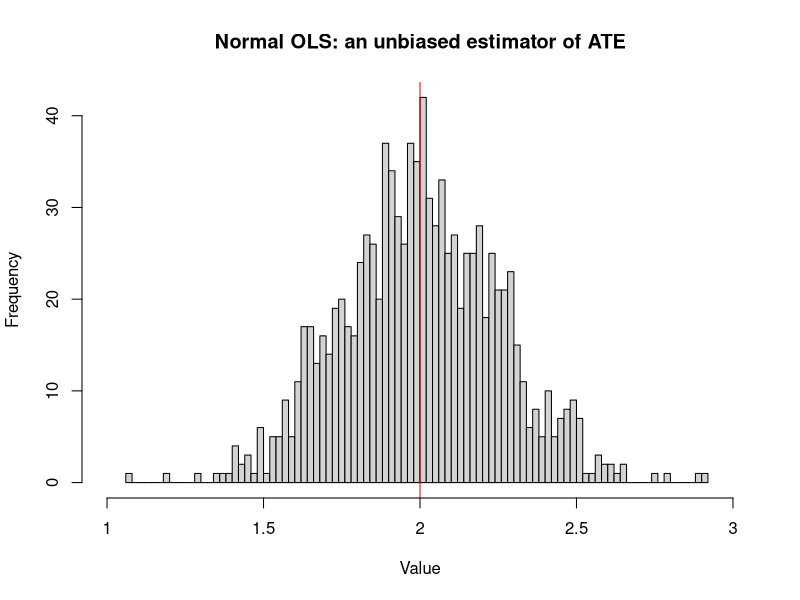
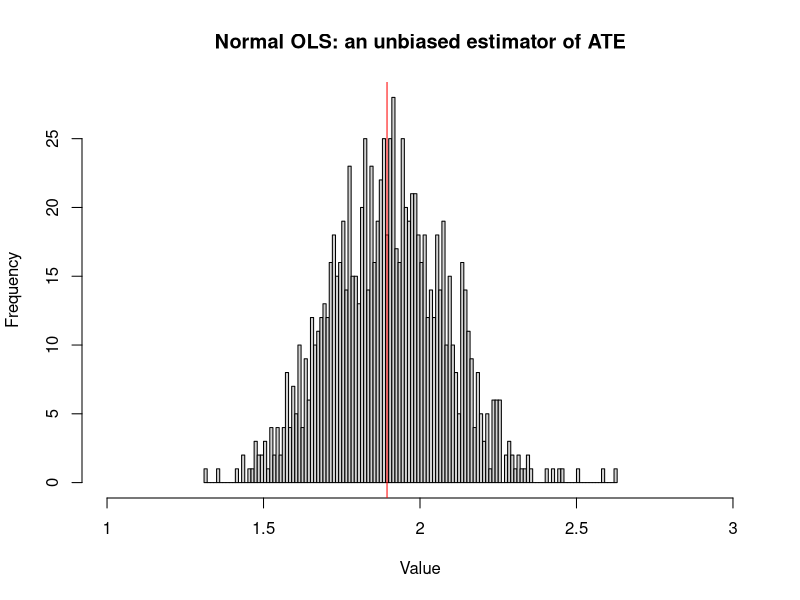
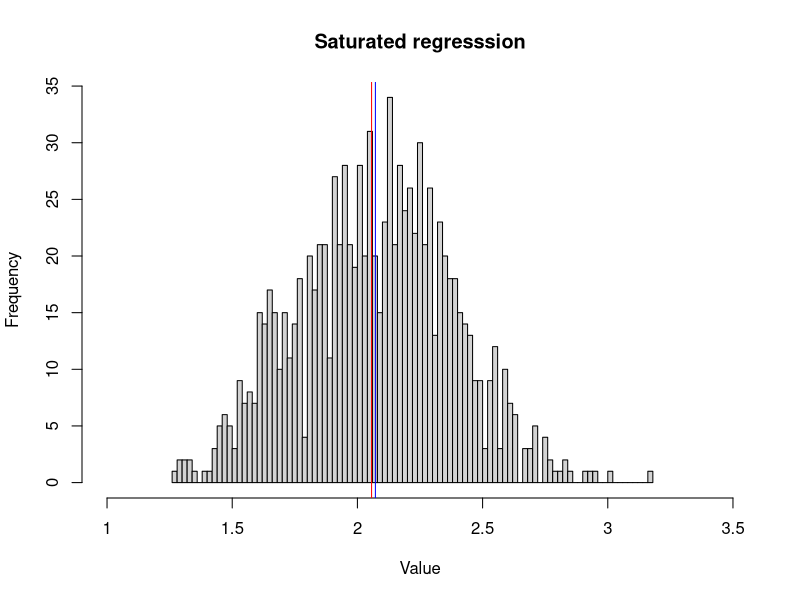
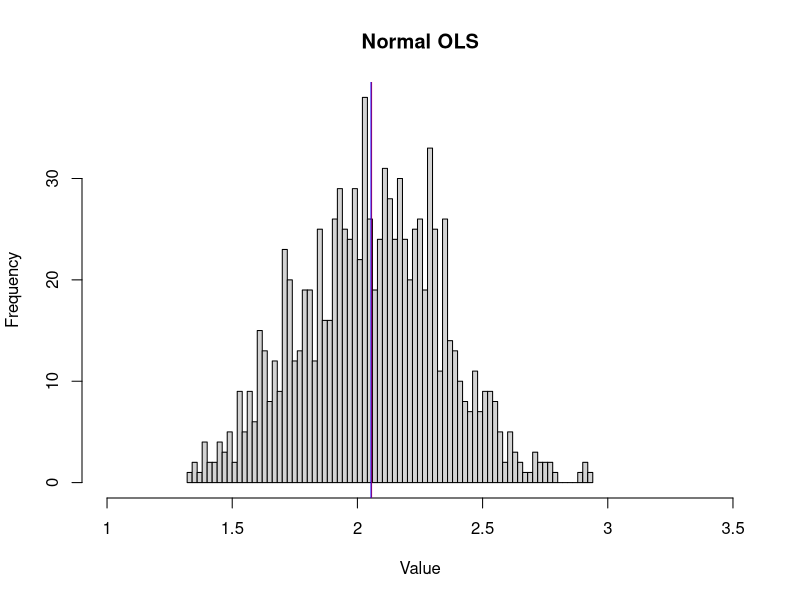
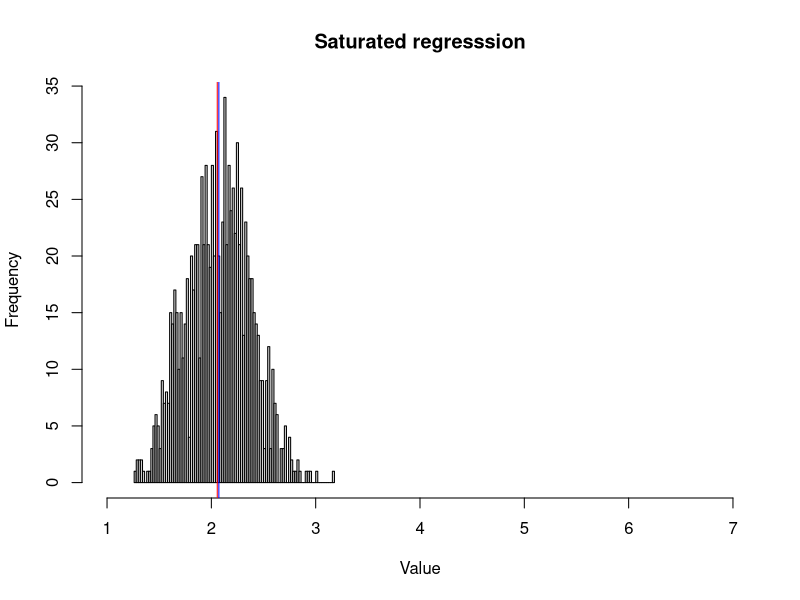
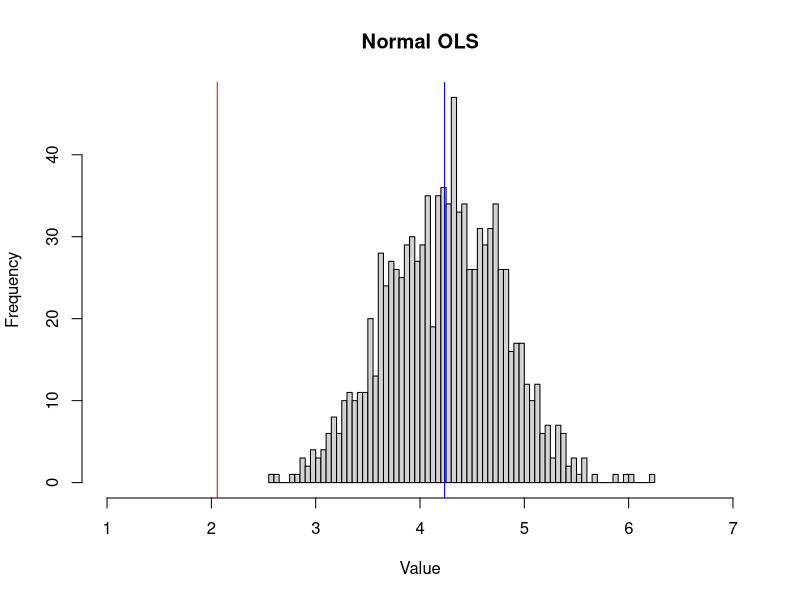
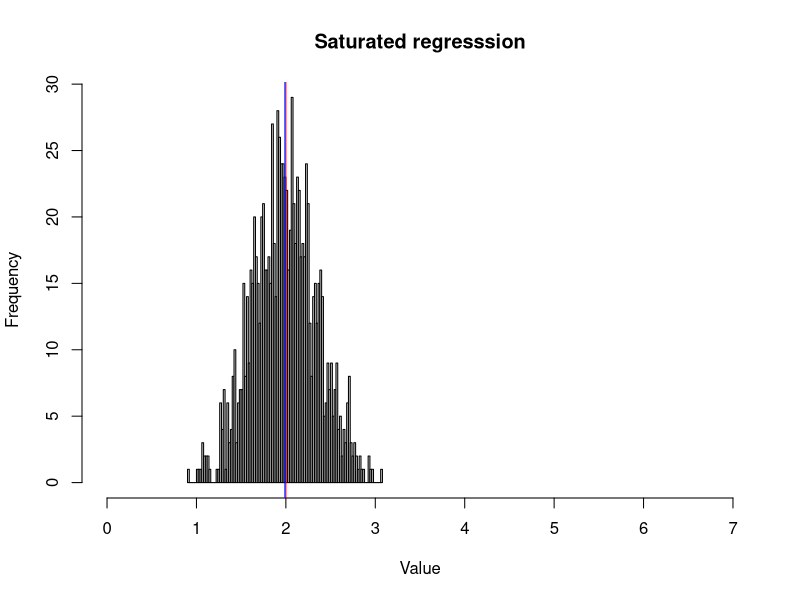
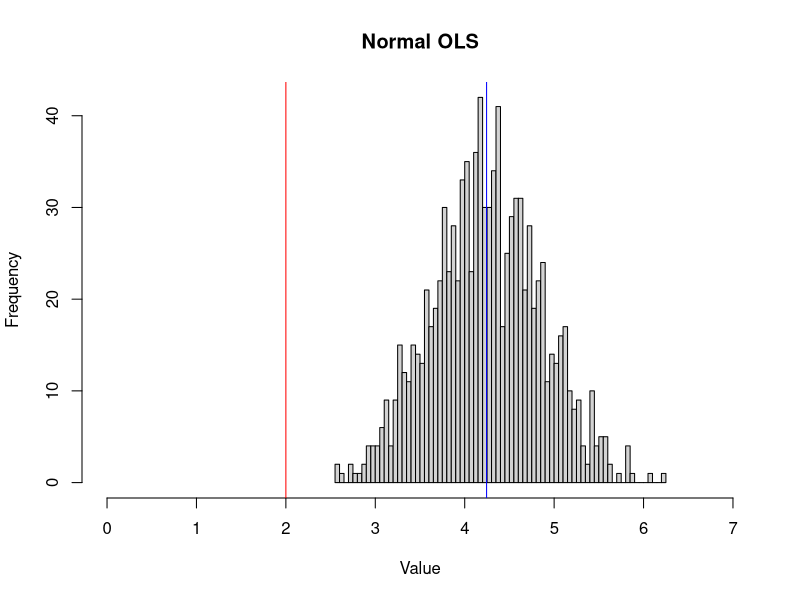

Generate these figures, in order, with R:
## ---- chunk 1
knitr::opts_chunk$set(echo = TRUE, #cache = TRUE, 
                      fig.align = "center", fig.width = 7, fig.height = 4)
## ---- chunk 2
library(tidyverse)
## ---- chunk 3
N <- 1000
M <- 1000
## ---- chunk 4
set.seed(123)
b <- 2 # treatment effect (constant across all units)
e <- rnorm(mean = 0, sd = 4, n = N)
# potential outcomes
y1 <- b + e
y0 <- e
# treatment asignment
x <- sample(0:1, prob = c(1, 1), size = N, replace = TRUE)
# observed outcomes
y <- ifelse(x == 1, y1, y0)
## ---- chunk 5
mod1 <- lm(y ~ x)
coefficients(summary(mod1))
## ---- chunk 6
mean(y[x == 1]) - mean(y[x == 0])
## ---- chunk 7
# create function
sim_reg_diff_mean <- function(.y1, .y0) {
  # random assignment of treatment
  x <- sample(0:1, prob = c(1, 1), size = N, replace = TRUE)
  # observed y
  y <- ifelse(x == 1, .y1, .y0)
  # regression
  mod <- lm(y ~ x)
  # diff-in-means
  dif <- mean(y[x == 1]) - mean(y[x == 0])
  return( c(mod$coef[2], dif) )
}

set.seed(123)
# simulation 
# use replicate and generated data above
res <- replicate(n = M, sim_reg_diff_mean(y1, y0))
# two estimators are the same
all.equal(res[1, ], res[2, ])
## ---- chunk 8
xup <- 3
xdown <- 1
{
  hist(res[1, ], breaks = 100, xlab = "Value", main = "", xlim = c(xdown, xup), xaxt = "n")
  axis(1, at = seq(xdown, xup, by = 0.5), labels = seq(xdown, xup, by = 0.5))
  abline(v = 2, col = "red")
  title(main = "Normal OLS: an unbiased estimator of ATE")
}
## ---- chunk 9
rmse1 <- apply(res, 1, function(x) sqrt(mean((x - 2)^2)))
## ---- chunk 10
set.seed(123)
# this time with different error term structure
e1 <- rnorm(mean = 0, sd = 4, n = N)
e0 <- rnorm(mean = 0, sd = 4, n = N)
# potential outcomes
y1 <- b + e1
y0 <- e0
# treatment asignment
x <- sample(0:1, prob = c(1, 1), size = N, replace = TRUE)
# observed outcomes
y <- ifelse(x == 1, y1, y0)
## ---- chunk 11
mean(y[x == 1]) - mean(y[x == 0])
## ---- chunk 12
mod1 <- lm(y ~ x)
coefficients(summary(mod1))
## ---- chunk 13
set.seed(123)
# simulation 
# use replicate and generated data
res <- replicate(n = M, sim_reg_diff_mean(y1, y0))
# two estimators are the same
all.equal(res[1, ], res[2, ])
## ---- chunk 14
xup <- 3
xdown <- 1
{
  hist(res[1, ], breaks = 100, xlab = "Value", main = "", xlim = c(xdown, xup), xaxt = "n")
  axis(1, at = seq(xdown, xup, by = 0.5), labels = seq(xdown, xup, by = 0.5))
  abline(v = mean(y1 - y0), col = "red")
  title(main = "Normal OLS: an unbiased estimator of ATE")
}
## ---- chunk 15
rmse2 <- apply(res, 1, function(x) sqrt(mean((x - mean(y1 - y0))^2)))
## ---- chunk 16
set.seed(123)
b1 <- 2
# control variables
lenx2 <- 5 # 1 to 5
lenx3 <- 4 # 1 to 3
lenx4 <- 3 # 1 to 4
lenx5 <- 4 # 1 to 4
# probability of covariates
probx2 <- sample(1:5, size = lenx2, replace = TRUE)
probx3 <- sample(1:5, size = lenx3, replace = TRUE)
probx4 <- sample(1:5, size = lenx4, replace = TRUE)
probx5 <- sample(1:5, size = lenx5, replace = TRUE)
# generate covariates
x2 <- sample(1:lenx2, prob = probx2, size = N, replace = TRUE)
x3 <- sample(1:lenx3, prob = probx3, size = N, replace = TRUE)
x4 <- sample(1:lenx4, prob = probx4, size = N, replace = TRUE)
x5 <- sample(1:lenx5, prob = probx5, size = N, replace = TRUE)
raw_mat <- cbind(x2, x3)
# different error term structure
e1 <- rnorm(mean = 0, sd = 4, n = N)
e0 <- rnorm(mean = 0, sd = 4, n = N)
## ---- chunk 17
# possible combination of control variables
comb <- expand.grid(1:lenx2, 1:lenx3)#, 1:lenx4)#, 1:lenx5)
colnames(comb) <- c("x2", "x3")#, "x4")#, "x5")
# create unique ID for each combination
comb <- cbind(comb, id = 1:nrow(comb))
# control variables for each observation is mapped to IDs
comb_join <- inner_join(data.frame(x2 = x2, x3 = x3), data.frame(comb), 
                        by = c("x2" = "x2", "x3" = "x3"))
# create a matrix of dummy variables
matXs <- matrix(0, nrow = N, ncol = nrow(comb))

for (i in 1:nrow(comb_join)){
	.id <- comb_join$id[i]
	matXs[i, .id] <- 1
}
## ---- chunk 18
# potential outcomes
y1 <- e1 + b1 + 3 * x2 + -2 * x3# + b4 * x4 # + b5 * x5
y0 <- e0 + 3 * x2 + -2 * x3# + b4 * x4 # + b5 * x5

# random assignment of treatment
# p <- apply(raw_mat, 1, sum)/max(apply(raw_mat, 1, sum) + 1)
p <- 1 / (1 + exp(raw_mat[, 1] - 0.5 * raw_mat[, 2] + 0.25))
x <- as.numeric(runif(length(p)) < p)
df <- data.frame(x = x, matXs)
# observed y
y <- ifelse(x == 1, y1, y0)
# regression
mod <- lm(y ~ . -1, df); coef(mod)[1]
# normal OLS
df <- data.frame(x = x, raw_mat)
mod2 <- lm(y ~ ., df); coef(mod2)[2]
mean(y1 - y0)
## ---- chunk 19
# create function
sim_reg_saturated <- function(.y1, .y0, .mat, .N, .raw) {
  # random assignment of treatment
  # .p <- apply(.raw, 1, sum)/max(apply(.raw, 1, sum) + 1)
  .p <- 1 / (1 + exp(.raw[, 1] - 0.5 * .raw[, 2] + 0.25))
  x <- as.numeric(runif(length(.p)) < .p)
  df <- data.frame(x = x, .mat)
  # observed y
  y <- ifelse(x == 1, .y1, .y0)
  # satruated regression
  mod <- lm(y ~ . -1, df)

  # normal regression
  df2 <- data.frame(x = x, .raw)
  mod2 <- lm(y ~ ., df2)

  return( c(mod$coef[1], mod2$coef[2]) )
}

set.seed(123)
# simulation
# use replicate and generated data above
res <- replicate(n = M, sim_reg_saturated(y1, y0, matXs, N, raw_mat))
## ---- chunk 20
xup <- 3.5
xdown <- 1
{
  hist(res[1, ], breaks = 100, xlab = "Value", main = "", xlim = c(xdown , xup), xaxt = "n")
  axis(1, at = seq(xdown , xup, by = 0.5), labels = seq(xdown , xup, by = 0.5))
  abline(v = mean(y1 - y0), col = "red") # true ATE is not 2
  abline(v = mean(res[1, ]), col = "blue")
  title(main = "Saturated regresssion")
}
## ---- chunk 21
{
  hist(res[2, ], breaks = 100, xlab = "Value", main = "", xlim = c(xdown , xup), xaxt = "n")
  axis(1, at = seq(xdown , xup, by = 0.5), labels = seq(xdown , xup, by = 0.5))
  abline(v = mean(y1 - y0), col = "red") # true ATE is not 2
  abline(v = mean(res[2, ]), col = "blue")
  title(main = "Normal OLS")
}
## ---- chunk 22
rmse3 <- apply(res, 1, function(x) sqrt(mean((x - mean(y1 - y0))^2)))
## ---- chunk 23
# potential outcomes
y1 <- e1 + b1 + 3 * x2^2 + -2 * 1/x3# + b4 * x4 # + b5 * x5
y0 <- e0 + 3 * x2^2 -2 * 1/x3# + b4 * x4 # + b5 * x5

set.seed(123)
# simulation
# use replicate and generated data above
res <- replicate(n = M, sim_reg_saturated(y1, y0, matXs, N, raw_mat))
## ---- chunk 24
xup <- 7
xdown <- 1
{
  hist(res[1, ], breaks = 100, xlab = "Value", main = "", xlim = c(xdown, xup), xaxt = "n")
  axis(1, at = seq(xdown, xup, by = 1), labels = seq(xdown, xup, by = 1))
  abline(v = mean(y1 - y0), col = "red") # true ATE is not 2
  abline(v = mean(res[1, ]), col = "blue")
  title(main = "Saturated regresssion")
}
## ---- chunk 25
{
  hist(res[2, ], breaks = 100, xlab = "Value", main = "", xlim = c(xdown , xup), xaxt = "n")
  axis(1, at = seq(xdown , xup, by = 1), labels = seq(xdown , xup, by = 1))
  abline(v = mean(y1 - y0), col = "red") # true ATE is not 2
  abline(v = mean(res[2, ]), col = "blue")
  title(main = "Normal OLS")
}
## ---- chunk 26
rmse4 <- apply(res, 1, function(x) sqrt(mean((x - mean(y1 - y0))^2)))
## ---- chunk 27
# potential outcomes
set.seed(123)
e <- rnorm(mean = 0, sd = 4, n = N)
y1 <- e + b1 + 3 * x2^2 + -2 * 1/x3# + b4 * x4 # + b5 * x5
y0 <- e + 3 * x2^2 + -2 * 1/x3# + b4 * x4 # + b5 * x5

set.seed(123)
# simulation
# use replicate and generated data above
res <- replicate(n = M, sim_reg_saturated(y1, y0, matXs, N, raw_mat))
## ---- chunk 28
xup <- 7
xdown <- 0
{
  hist(res[1, ], breaks = 100, xlab = "Value", main = "", xlim = c(xdown, xup), xaxt = "n")
  axis(1, at = seq(xdown, xup, by = 1), labels = seq(xdown, xup, by = 1))
  abline(v = mean(y1 - y0), col = "red") # true ATE is not 2
  abline(v = mean(res[1, ]), col = "blue")
  title(main = "Saturated regresssion")
}
{
  hist(res[2, ], breaks = 100, xlab = "Value", main = "", xlim = c(xdown, xup), xaxt = "n")
  axis(1, at = seq(xdown, xup, by = 1), labels = seq(xdown , xup, by = 1))
  abline(v = mean(y1 - y0), col = "red") # true ATE is not 2
  abline(v = mean(res[2, ]), col = "blue")
  title(main = "Normal OLS")
}
## ---- chunk 29
rmse7 <- apply(res, 1, function(x) sqrt(mean((x - mean(y1 - y0))^2)))
## ---- chunk 30
N <- 100

set.seed(123)
b1 <- 2
# control variables
lenx2 <- 5 # 1 to 5
lenx3 <- 4 # 1 to 3
lenx4 <- 3 # 1 to 4
lenx5 <- 3 # 1 to 4
# probability of covariates
probx2 <- sample(1:5, size = lenx2, replace = TRUE)
probx3 <- sample(1:5, size = lenx3, replace = TRUE)
probx4 <- sample(1:5, size = lenx4, replace = TRUE)
probx5 <- sample(1:5, size = lenx5, replace = TRUE)
# generate covariates
x2 <- sample(1:lenx2, prob = probx2, size = N, replace = TRUE)
x3 <- sample(1:lenx3, prob = probx3, size = N, replace = TRUE)
x4 <- sample(1:lenx4, prob = probx4, size = N, replace = TRUE)
x5 <- sample(1:lenx5, prob = probx5, size = N, replace = TRUE)
raw_mat <- cbind(x2, x3)
# different error term structure
e1 <- rnorm(mean = 0, sd = 4, n = N)
e0 <- rnorm(mean = 0, sd = 4, n = N)
## ---- chunk 31
# possible combination of control variables
comb <- expand.grid(1:lenx2, 1:lenx3)#, 1:lenx4)#, 1:lenx5)
colnames(comb) <- c("x2", "x3")#, "x4")#, "x5")
# create unique ID for each combination
comb <- cbind(comb, id = 1:nrow(comb))
# control variables for each observation is mapped to IDs
comb_join <- inner_join(data.frame(x2 = x2, x3 = x3), data.frame(comb), 
                        by = c("x2" = "x2", "x3" = "x3"))
# create a matrix of dummy variables
matXs <- matrix(0, nrow = N, ncol = nrow(comb))

for (i in 1:nrow(comb_join)){
	.id <- comb_join$id[i]
	matXs[i, .id] <- 1
}
## ---- chunk 32
# create function
sim_reg_saturated <- function(.y1, .y0, .mat, .N, .raw) {
  # random assignment of treatment
  .p <- apply(.raw, 1, sum)/max(apply(.raw, 1, sum) + 1)
  x <- as.numeric(runif(length(.p)) < .p)
  df <- data.frame(x = x, .mat)
  # observed y
  y <- ifelse(x == 1, .y1, .y0)
  # satruated regression
  mod <- lm(y ~ . -1, df)

  # normal regression
  df2 <- data.frame(x = x, .raw)
  mod2 <- lm(y ~ ., df2)

  return( c(mod$coef[1], mod2$coef[2]) )
}

# potential outcomes
y1 <- e1 + b1 + 3 * x2 + -2 * x3# + b4 * x4 # + b5 * x5
y0 <- e0 + 3 * x2 + -2 * x3# + b4 * x4 # + b5 * x5

set.seed(123)
# simulation
# use replicate and generated data above
res <- replicate(n = M, sim_reg_saturated(y1, y0, matXs, N, raw_mat))
## ---- chunk 33
xup <- 5
xdown <- 0
{
  hist(res[1, ], breaks = 100, xlab = "Value", main = "", xlim = c(xdown , xup), xaxt = "n")
  axis(1, at = seq(xdown , xup, by = 1), labels = seq(xdown , xup, by = 1))
  abline(v = mean(y1 - y0), col = "red") # true ATE is not 2
  abline(v = mean(res[1, ]), col = "blue")
  title(main = "Saturated regresssion")
}
## ---- chunk 34
{
  hist(res[2, ], breaks = 100, xlab = "Value", main = "", xlim = c(xdown, xup), xaxt = "n")
  axis(1, at = seq(xdown, xup, by = 1), labels = seq(xdown , xup, by = 1))
  abline(v = mean(y1 - y0), col = "red") # true ATE is not 2
  abline(v = mean(res[2, ]), col = "blue")
  title(main = "Normal OLS")
}
## ---- chunk 35
rmse8 <- apply(res, 1, function(x) sqrt(mean((x - mean(y1 - y0))^2)))
## ---- chunk 36
rmses <- rbind(rmse3, rmse4, rmse7, rmse8)
rmses <- data.frame(c("linear", "nonlinear", "nonlinear", "linear"), rmses)
rownames(rmses) <- c("Pattern 1", "Pattern 2", "Constant Effect", "Small N")
colnames(rmses) <- c("Potential Outcomes", "Saturated Model", "Normal OLS")
knitr::kable(rmses)
## ---- chunk 37
t_col <- function(color, percent = 50, name = NULL) {
  #      color = color name
  #    percent = % transparency
  #       name = an optional name for the color

  ## Get RGB values for named color
  rgb.val <- col2rgb(color)

  ## Make new color using input color as base and alpha set by transparency
  t.col <- rgb(rgb.val[1], rgb.val[2], rgb.val[3],
               max = 255,
               alpha = (100 - percent) * 255 / 100,
               names = name)

  ## Save the color
  invisible(t.col)
}
